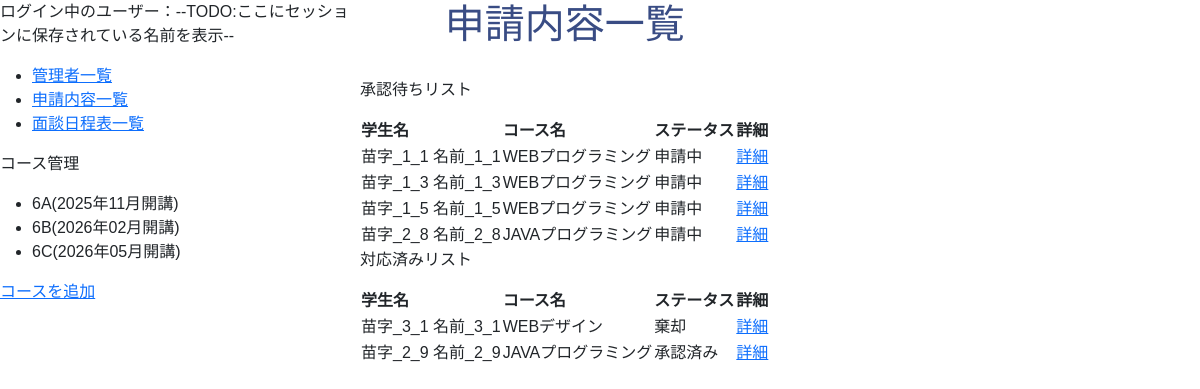
The app's page /admin/index.php with its own data.
### tables this page shows
CREATE TABLE `m_courses` (
  `id` int(11) NOT NULL,
  `name` varchar(255) NOT NULL,
  `start_date` date NOT NULL,
  `end_date` date NOT NULL,
  `course_type` int(11) NOT NULL,
  `classroom_id` int(11) NOT NULL,
  `is_deleted` tinyint(1) NOT NULL DEFAULT 0,
  `created_at` datetime NOT NULL DEFAULT current_timestamp(),
  `updated_at` datetime NOT NULL DEFAULT current_timestamp() ON UPDATE current_timestamp()
);

CREATE TABLE `m_classrooms` (
  `id` int(11) NOT NULL,
  `name` varchar(255) NOT NULL,
  `created_at` datetime NOT NULL DEFAULT current_timestamp(),
  `updated_at` datetime NOT NULL DEFAULT current_timestamp() ON UPDATE current_timestamp()
);

CREATE TABLE `carcon_request_reservations` (
  `id` int(11) NOT NULL,
  `request_carcon_reservation_detail_id` int(11) NOT NULL,
  `change_carcon_reservation_detail_id` int(11) DEFAULT NULL,
  `request_meeting_type` int(11) DEFAULT NULL,
  `change_meeting_type` int(11) DEFAULT NULL,
  `request_status_id` int(11) NOT NULL,
  `reject_message` text DEFAULT NULL,
  `created_at` datetime NOT NULL DEFAULT current_timestamp(),
  `updated_at` datetime NOT NULL DEFAULT current_timestamp() ON UPDATE current_timestamp()
);

CREATE TABLE `m_request_statuses` (
  `id` int(11) NOT NULL,
  `name` varchar(255) NOT NULL,
  `created_at` datetime NOT NULL DEFAULT current_timestamp(),
  `updated_at` datetime NOT NULL DEFAULT current_timestamp() ON UPDATE current_timestamp()
);

### includes/functions.php (called while the page is built, shortened)
<?php
function h($string)
{
    return htmlspecialchars($string, ENT_QUOTES, 'UTF-8');
}
function format_date($datetime, $type)
{
    $format_types = [
        1 => 'Y年m月d日 H:i:s',
        2 => 'Y年m月',
    ];
    return date($format_types[$type], strtotime($datetime));
}

### admin/index.php (the view, shortened to what this page needs)
<?php
require_once __DIR__ . '/../includes/functions.php';
$db = db_connect();
$sql = "SELECT carcon_request_reservations.id AS request_id,
    CONCAT(m_students.first_name , ' ' , m_students.last_name) AS student_name,
    m_courses.name AS course_name,
    m_courses.start_date, m_request_statuses.name AS request_status_name
    FROM carcon_request_reservations
    INNER JOIN carcon_reservation_details ON carcon_request_reservations.request_carcon_reservation_detail_id = carcon_reservation_details.id
    INNER JOIN m_students ON carcon_reservation_details.student_id = m_students.id
    INNER JOIN m_courses ON m_students.course_id = m_courses.id
    INNER JOIN m_request_statuses ON carcon_request_reservations.request_status_id = m_request_statuses.id
    WHERE m_request_statuses.id = 1
    ORDER BY carcon_request_reservations.updated_at ASC";
$stmt = $db->prepare($sql);
$stmt->execute();
$pending_data = $stmt->fetchAll(PDO::FETCH_ASSOC);
$sql = "SELECT carcon_request_reservations.id AS request_id,
    CONCAT(m_students.first_name , ' ' , m_students.last_name) AS student_name,
    m_courses.name AS course_name,
    m_courses.start_date, m_request_statuses.name AS request_status_name
    FROM carcon_request_reservations
    INNER JOIN carcon_reservation_details ON carcon_request_reservations.request_carcon_reservation_detail_id = carcon_reservation_details.id
    INNER JOIN m_students ON carcon_reservation_details.student_id = m_students.id
    INNER JOIN m_courses ON m_students.course_id = m_courses.id
    INNER JOIN m_request_statuses ON carcon_request_reservations.request_status_id = m_request_statuses.id
    WHERE m_request_statuses.id != 1
    ORDER BY carcon_request_reservations.updated_at DESC";
$stmt = $db->prepare($sql);
$stmt->execute();
$done_data = $stmt->fetchAll(PDO::FETCH_ASSOC);
?>
<!DOCTYPE html>
<html lang="ja">
<head>
    <link href="https://cdn.jsdelivr.net/npm/bootstrap@5.3.0/dist/css/bootstrap.min.css" rel="stylesheet">
    <link rel="stylesheet" href="../css/style.css">
</head>
<body class="admin-wrapper">
    <?php
    require dirname(__FILE__) . '/sidebar.php';
    ?>
    <section class="admin-main-wrapper">
        <h1>申請内容一覧</h1>
        <div>
            <p>承認待ちリスト</p>
            <table>
                <thead>
                    <tr>
                        <th>学生名</th>
                        <th>コース名</th>
                        <th>ステータス</th>
                        <th>詳細</th>
                    </tr>
                </thead>
                <tbody>
                    <?php foreach ($pending_data as $data): ?>
                        <tr>
                            <td><?php echo $data["student_name"]; ?></td>
                            <td><?php echo $data["course_name"]; ?></td>
                            <td><?php echo $data["request_status_name"]; ?></td>
                            <td><a href="request_detail.php?id=<?php echo $data["request_id"]; ?>">詳細</a></td>
                        </tr>
                    <?php endforeach; ?>
                </tbody>
            </table>
        </div>
        <div>
            <p>対応済みリスト</p>
            <table>
                <thead>
                    <tr>
                        <th>学生名</th>
                        <th>コース名</th>
                        <th>ステータス</th>
                        <th>詳細</th>
                    </tr>
                </thead>
                <tbody>
                    <?php foreach ($done_data as $data): ?>
                        <tr>
                            <td><?php echo $data["student_name"]; ?></td>
                            <td><?php echo $data["course_name"]; ?></td>
                            <td><?php echo $data["request_status_name"]; ?></td>
                            <td><a href="request_detail.php?id=<?php echo $data["request_id"]; ?>">詳細</a></td>
                        </tr>
                    <?php endforeach; ?>
                </tbody>
            </table>
        </div>
    </section>
</body>
</html>

### admin/sidebar.php
<?php
$sql = "SELECT start_date,m_classrooms.name as classroom_name FROM m_courses INNER JOIN m_classrooms ON m_courses.classroom_id = m_classrooms.id  ORDER BY start_date ASC";
$stmt = $db->prepare($sql);
$stmt->execute();
$course_list = $stmt->fetchAll(PDO::FETCH_ASSOC);
?>
<aside class="admin-sidebar-wrapper">
    <p>ログイン中のユーザー：--TODO:ここにセッションに保存されている名前を表示--</p>
    <nav>
        <ul>
            <li><a href="staff.php">管理者一覧</a></li>
            <li><a href="index.php">申請内容一覧</a></li>
            <li><a href="schedule.php">面談日程表一覧</a></li>
        </ul>
        <div id="course">
            <p>コース管理</p>
            <ul>
                <?php
                foreach ($course_list as $course):
                ?>
                    <li><?php echo h($course['classroom_name']) ?>(<?php echo h(format_date($course['start_date'], 2)) ?>開講)</li>
                <?php endforeach; ?>
            </ul>
            <a href="course_add.php">コースを追加</a>
        </div>
    </nav>
</aside>

### css/style.css (style rules this page uses)
.admin-wrapper { display: flex; }
.admin-sidebar-wrapper { width: 30%; }
body { font-family: 'LINE Seed JP', sans-serif; }
h1 { text-align: center; color: #394C84; margin-bottom: 30px; }

### records on screen
m_courses: classroom.name "6A", start_date "2025年11月"
m_courses: classroom.name "6B", start_date "2026年02月"
m_courses: classroom.name "6C", start_date "2026年05月"
carcon_request_reservations: student_name "苗字_1_1 名前_1_1", m_courses.name "WEBプログラミング", request_status.name "申請中"
carcon_request_reservations: student_name "苗字_1_3 名前_1_3", m_courses.name "WEBプログラミング", request_status.name "申請中"
carcon_request_reservations: student_name "苗字_1_5 名前_1_5", m_courses.name "WEBプログラミング", request_status.name "申請中"
carcon_request_reservations: student_name "苗字_2_8 名前_2_8", m_courses.name "JAVAプログラミング", request_status.name "申請中"
carcon_request_reservations: student_name "苗字_3_1 名前_3_1", m_courses.name "WEBデザイン", request_status.name "棄却"
carcon_request_reservations: student_name "苗字_2_9 名前_2_9", m_courses.name "JAVAプログラミング", request_status.name "承認済み"
